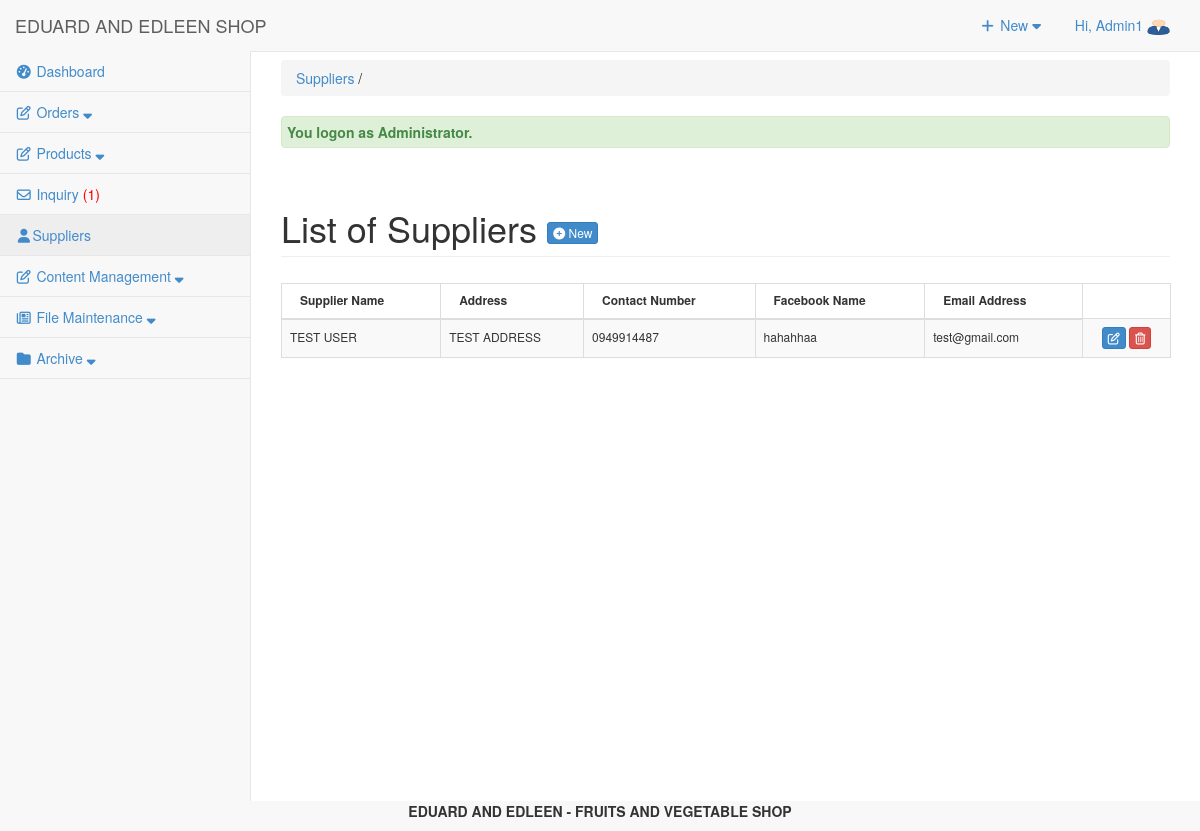
Page /admin/supplier/index.php (signed in) on the committed database.
### tables this page shows
CREATE TABLE `tbluseraccount` (
  `USERID` int(11) NOT NULL,
  `U_NAME` varchar(122) NOT NULL,
  `U_USERNAME` varchar(122) NOT NULL,
  `U_PASS` varchar(122) NOT NULL,
  `U_ROLE` varchar(30) NOT NULL,
  `USERIMAGE` varchar(255) NOT NULL,
  `U_STATUS` varchar(255) NOT NULL DEFAULT 'Active'
);

CREATE TABLE `tblsupplier` (
  `supplier_id` int(11) NOT NULL,
  `supplier_name` varchar(255) NOT NULL,
  `supplier_address` varchar(255) NOT NULL,
  `supplier_num` varchar(255) NOT NULL,
  `fbname` varchar(255) NOT NULL,
  `email_add` varchar(255) NOT NULL
);

### admin/supplier/index.php (called while the page is built, shortened)
<?php
require_once("../../include/initialize.php");
$view = (isset($_GET['view']) && $_GET['view'] != '') ? $_GET['view'] : '';
 $title="Suppliers";
 $header=$view;
require_once ("../theme/templates.php");
?>

### include/database.php (called while the page is built, shortened)
<?php
class Database {
	var $sql_string = '';
	private $conn;
	public function open_connection() {
		$this->conn = mysqli_connect(server,user,pass);
		if(!$this->conn){
			echo "Problem in database connection! Contact administrator!";
			exit();
		}else{
			$db_select = mysqli_select_db($this->conn,database_name);
		}
	}
	function setQuery($sql='') {
		$this->sql_string=$sql;
	}
	function executeQuery() {
		$result = mysqli_query($this->conn,$this->sql_string);
		return $result;
	}
	private function confirm_query($result) {
		return $result;
	}
	function loadResultList( $key='' ) {
		$cur = $this->executeQuery();
		$array = array();
		while ($row = mysqli_fetch_object($cur)) {
			if ($key) {
				$array[$row->$key] = $row;
			} else {
				$array[] = $row;
			}
		}
		return $array;
	}
	function loadSingleResult() {
		$cur = $this->executeQuery();
		while ($row = mysqli_fetch_object($cur)) {
		return $data = $row;
		}
	}
	public function num_rows($result_set) {
		return mysqli_num_rows($result_set);
	}
}
$mydb = new Database();
?>

### include/accounts.php (called while the page is built, shortened)
<?php
require_once(LIB_PATH.DS.'database.php');
class User {
	protected static  $tblname = "tbluseraccount";
	function single_user($id=""){
			global $mydb;
			$mydb->setQuery("SELECT * FROM ".self::$tblname."
				Where USERID= '{$id}' LIMIT 1");
			$cur = $mydb->loadSingleResult();
			return $cur;
	}
}
?>

### admin/supplier/list.php (the view, shortened to what this page needs)
<div class="row">
       	 <div class="col-lg-12">
            <h1 class="page-header">List of Suppliers  <a href="index.php?view=add" class="btn btn-primary btn-xs  ">  <i class="fa fa-plus-circle fw-fa"></i> New</a>  </h1>
       		</div>
   		 </div>
	 		    <form action="controller.php?action=delete" Method="POST">
			      <div class="table-responsive">
				<table id="dash-table" class="table table-striped table-bordered table-hover table-responsive" style="font-size:12px" cellspacing="0">
				  <thead>
				  	<tr>
				  		<th>
				  		 Supplier Name</th>
				  		<th>Address</th>
				  		<th>Contact Number</th>
				  		<th>Facebook Name</th>
						<th>Email Address</th>
				  	</tr>
				  </thead>
				  <tbody>
				  	<?php
				  		$mydb->setQuery("SELECT *
											FROM  `tblsupplier`");
				  		$cur = $mydb->loadResultList();
						foreach ($cur as $result) {
				  		echo '<tr>';
				  		echo '<td>' . $result->supplier_name.'</a></td>';
				  		echo '<td>'. $result->supplier_address.'</td>';
				  		echo '<td>'. $result->supplier_num.'</td>';
						echo '<td>'. $result->fbname.'</td>';
						echo '<td>'. $result->email_add.'</td>';
				  		echo '<td align="center" > <a title="Edit" href="index.php?view=edit&id='.$result->supplier_id.'"  class="btn btn-primary btn-xs  ">  <span class="fa fa-edit fw-fa"></span></a>
				  					 <a title="Delete" href="controller.php?action=delete&id='.$result->supplier_id.'" class="btn btn-danger btn-xs"><span class="fa fa-trash-o fw-fa"></span> </a>
				  					 </td>';
				  		echo '</tr>';
				  	}
				  	?>
				  </tbody>
				</table>
			</div>
				</form>
</div>

### admin/theme/templates.php (shortened to what this page needs)
<!DOCTYPE html>
<html lang="en">
<head>
<link href="<?php echo web_root; ?>admin/css/bootstrap.min.css" rel="stylesheet">
<link href="<?php echo web_root; ?>admin/css/metisMenu.min.css" rel="stylesheet">
<link href="<?php echo web_root; ?>admin/css/timeline.css" rel="stylesheet">
<link href="<?php echo web_root; ?>admin/css/sb-admin-2.css" rel="stylesheet">
<link href="<?php echo web_root; ?>admin/font/css/font-awesome.min.css" rel="stylesheet" type="text/css">
<link href="<?php echo web_root; ?>admin/font/font-awesome.min.css" rel="stylesheet" type="text/css">
<link href="<?php echo web_root; ?>admin/css/dataTables.bootstrap.css" rel="stylesheet">
<link href="<?php echo web_root; ?>css/bootstrap-datetimepicker.min.css" rel="stylesheet" media="screen">
<link href="<?php echo web_root; ?>css/datepicker.css" rel="stylesheet" media="screen">
<link href="<?php echo web_root; ?>admin/css/costum.css" rel="stylesheet">
<link href="<?php echo web_root; ?>admin/css/ekko-lightbox.css" rel="stylesheet">
</head>
  <?php
    $query = "SELECT * FROM tblsummary WHERE ORDEREDSTATS = 'Pending'";
    $mydb->setQuery($query);
    $query = "SELECT * FROM tblinquiry WHERE INQSTATUS = 'NEW'";
    $mydb->setQuery($query);
    $cur = $mydb->executeQuery();
    $rowscount = $mydb->num_rows($cur);
    $res = isset($rowscount)? $rowscount : 0;
    if($res>0){
    $inquiry = '<span style="color:red;">('.$res.')</span>';
    }else{
        $inquiry = '<span> ('.$res.')</span>';
    }
?>
<body>
   <div id="wrapper">
        <nav class="navbar navbar-default navbar-static-top  " role="navigation" style="margin-bottom: 0">
            <div class="navbar-header">
                 <a class="navbar-brand"  href="<?php echo web_root; ?>admin/index.php" >EDUARD AND EDLEEN SHOP</a>
            </div>
            <ul class="nav navbar-top-links navbar-right">
                 <li class="dropdown">
                    <a class="dropdown-toggle" data-toggle="dropdown" href="#">
                        <i class="fa fa-plus fa-fw"></i> New  <i class="fa fa-caret-down"></i>
                    </a>
                </li>
<?php
 $user = New User();
$singleuser = $user->single_user($_SESSION['USERID']);
?>
                <li class="dropdown">
                    <a class="dropdown-toggle" data-toggle="dropdown" href="#">
                        Hi, <?php echo $_SESSION['U_NAME']; ?> <img title="profile image" width="23px" height="17px" src="<?php echo web_root.'admin/user/'.$singleuser ->USERIMAGE ?>">
                    </a>
                </li>
            </ul>
            <div class="navbar-default sidebar" role="navigation">
                <div class="sidebar-nav navbar-collapse">
                    <ul class="nav" id="side-menu">
                        <li>
                             <a href="<?php echo web_root; ?>admin/dashboard/"><i class="fa fa-tachometer fa-fw"></i>  Dashboard </a>
                        </li>
                        <li class="nav-item">
                            <a class="nav-link" data-toggle="collapse" href="#collapseExample4" aria-expanded="false" aria-controls="collapseExample">
                                <i class="fa fa-pencil-square-o fa-fw"></i><span class="menu-orders"> Orders <i class="fa fa-sort-down"></i></span>
                            </a>
                        </li>
                        <li class="nav-item">
                            <a class="nav-link" data-toggle="collapse" href="#collapseExample5" aria-expanded="false" aria-controls="collapseExample">
                                <i class="fa fa-pencil-square-o fa-fw"></i><span class="menu-title"> Products <i class="fa fa-sort-down"></i></span>
                            </a>
                        </li>
                        <li>
                             <a href="<?php echo web_root; ?>admin/inquiry/" ><i class="fa fa-envelope-o fa-fw"></i>  Inquiry <?php echo $inquiry; ?></a>
                        </li>
                        <li>
                             <a href="<?php echo web_root; ?>admin/supplier/" ><i class="fa fa-user fa-fw"></i>Suppliers</a>
                        </li>
                        <li class="nav-item">
                            <a class="nav-link" data-toggle="collapse" href="#collapseExample1" aria-expanded="false" aria-controls="collapseExample">
                                <i class="fa fa-pencil-square-o fa-fw"></i><span class="menu-title"> Content Management <i class="fa fa-sort-down"></i></span>
                            </a>
                        </li>
                        <li class="nav-item">
                            <a class="nav-link" data-toggle="collapse" href="#collapseExample3" aria-expanded="false" aria-controls="collapseExample">
                                <i class="fa fa-newspaper-o fa-fw"></i><span class="menu-title"> File Maintenance <i class="fa fa-sort-down"></i></span>
                            </a>
                        </li>
                        <?php if ($_SESSION['U_ROLE']=='Administrator') {
                        ?>
                        <li class="nav-item">
                            <a class="nav-link" data-toggle="collapse" href="#collapseExample2" aria-expanded="false" aria-controls="collapseExample">
                                <i class="fa fa-folder fa-fw"></i><span class="menu-title"> Archive <i class="fa fa-sort-down"></i></span>
                            </a>
                        </li>
                 <?php }  ?>
                    </ul>
                </div>
            </div>
        </nav>
  <div id="page-wrapper">
            <div class="row" >
                <div class="col-lg-12">
                    <?php
                    if ($title<>'Dashboard'){
                       echo   '<p class="breadcrumb" style="margin-top: 8px;">
                        <a href="index.php" title="'. $title.'" >'. $title.'</a>
                        '.(isset($header) ? ' / '. $header : '').'  </p>'  ;
                    } ?>
                  <?php require_once $content; ?>
                </div>
            </div>
        </div>
</body>
      <footer><p  style="text-align: center;font-weight: bold;"> EDUARD AND EDLEEN - FRUITS AND VEGETABLE SHOP </p></footer>
</html>

### admin/css/sb-admin-2.css (style rules this page uses)
body { background-color: #f8f8f8; }
#wrapper { width: 100%; }
#page-wrapper { padding: 0 15px; min-height: 568px; background-color: #fff; }
@media (min-width:768px) { #page-wrapper { position: inherit; margin: 0 0 0 250px; padding: 0 30px; border-left: 1px solid #e7e7e7; } }
.navbar-top-links { margin-right: 0; }
.navbar-top-links li { display: inline-block; }
.navbar-top-links li:last-child { margin-right: 15px; }
.navbar-top-links li a { padding: 15px; min-height: 50px; }
.sidebar .sidebar-nav.navbar-collapse { padding-right: 0; padding-left: 0; }
.sidebar ul li { border-bottom: 1px solid #e7e7e7; }
.sidebar ul li a.active { background-color: #eee; }
@media (min-width:768px) { .sidebar { z-index: 1; position: absolute; width: 250px; margin-top: 51px; } }

### rows in the picture
tbluseraccount: USERIMAGE (picture)
tblsupplier: supplier_name "TEST USER", supplier_address "TEST ADDRESS", supplier_num "0949914487", fbname "hahahhaa", email_add "test@gmail.com"

### other values in the picture
$_SESSION['U_NAME'] "Admin1"
$res "1"
$title "Suppliers"
$_SESSION['message'] "You logon as Administrator."
